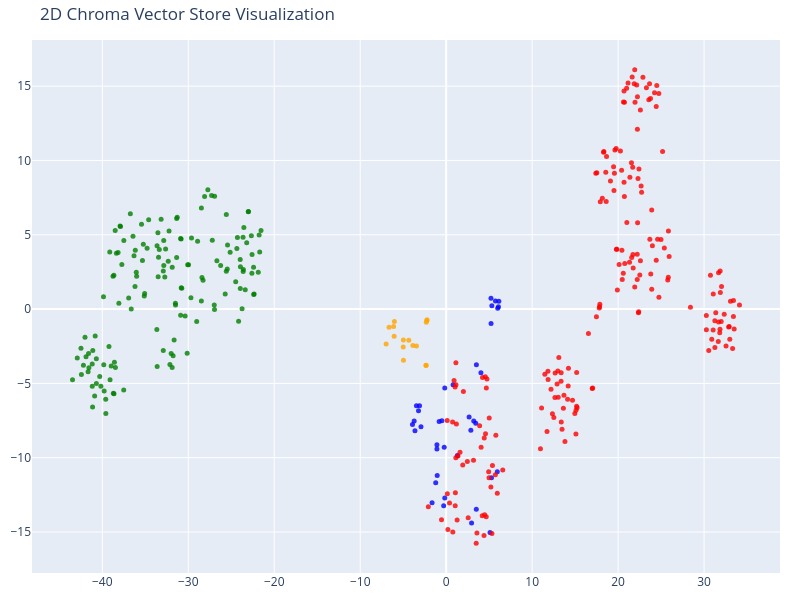

The cell this chart's notebook holds for it:
### Code cell
tsne = TSNE(n_components=2, random_state=42)
reduced_vectors = tsne.fit_transform(vectors)

# Create the 2D scatter plot
fig = go.Figure(data=[go.Scatter(
    x=reduced_vectors[:, 0],
    y=reduced_vectors[:, 1],
    mode='markers',
    marker=dict(size=5, color=colors, opacity=0.8),
    text=[f"Type: {t}<br>Text: {d[:100]}..." for t, d in zip(doc_types, documents)],
    hoverinfo='text'
)])

fig.update_layout(title='2D Chroma Vector Store Visualization',
    scene=dict(xaxis_title='x',yaxis_title='y'),
    width=800,
    height=600,
    margin=dict(r=20, b=10, l=10, t=40)
)

fig.show()

### Figure 1 — Plotly figure (JSON) as saved in the notebook; plotly's stock layout.template omitted (floating-point values rounded to 4 significant figures; data arrays with more than 128 entries replaced by an {"elided": "..."} marker saying what was removed)
{"data": [{"hoverinfo": "text", "marker": {"color": {"elided": "401 str values"}, "opacity": 0.8, "size": 5}, "mode": "markers", "text": {"elided": "401 str values"}, "type": "scatter", "x": {"elided": "401 float values"}, "y": {"elided": "401 float values"}}], "layout": {"height": 600, "margin": {"b": 10, "l": 10, "r": 20, "t": 40}, "scene": {"xaxis": {"title": {"text": "x"}}, "yaxis": {"title": {"text": "y"}}}, "title": {"text": "2D Chroma Vector Store Visualization"}, "width": 800}}
